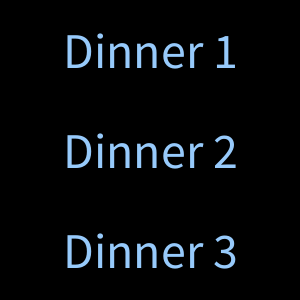
Frame 1 (no input)
Frame 60 (the mouse pressed at the canvas centre just before this capture): identical to frame 1, image omitted
Frame 120 (the mouse held since frame 60 and released just before this capture): identical to frame 1, image omitted

The Processing sketch that drew this single still picture (run headless with seeded random() and noise(); from frame 60 on, the mouse is pressed at the canvas centre):

// Processing sketch: week13_3_dinner
// ── week13_3_dinner.pde
void setup(){
  size(300,300);
  fill(#97CAFB);
  textSize(50);
  textAlign(CENTER,CENTER);
}
void draw(){
  background(#00000000);
  text("Dinner 1",150,50);
  text("Dinner 2",150,150);
  text("Dinner 3",150,250);
  //text("Hello",mouseX,mouseY);
}
